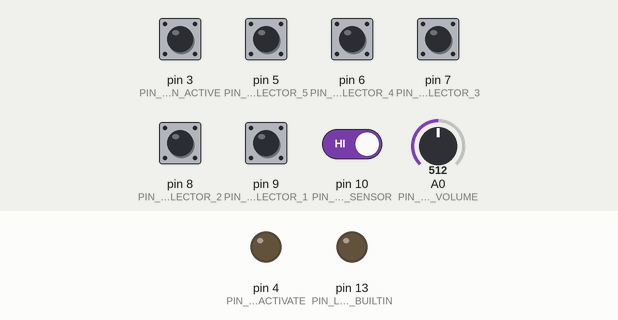
A program run on a simulated Arduino Pro Mini, built with avr-gcc and run on an emulated ATmega328P. On the bench: output pins drawn as LEDs (lit = HIGH). Dashed ring = blinking. Inputs (shaded band) come from the test bench; at power-on: pin 3 (PIN_BUTTON_ACTIVE), pin 5 (PIN_SELECTOR_5), pin 6 (PIN_SELECTOR_4), pin 7 (PIN_SELECTOR_3), pin 8 (PIN_SELECTOR_2), pin 9 (PIN_SELECTOR_1), pin 10 (PIN_SWITCH_SENSOR) HIGH, A0 (PIN_POT_VOLUME) = 512. Random numbers use the default seed unless the program sets one; what the program prints to the serial monitor is not drawn.

Above: at 2.2 s.
2.3 s: pin 3 (PIN_BUTTON_ACTIVE) pulled LOW for 0.15 s
At 3.6 s:
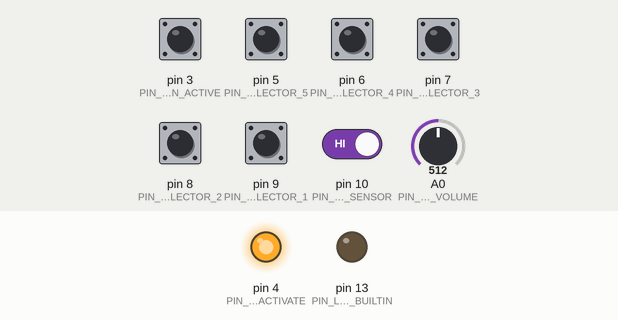
5.8 s: pin 3 (PIN_BUTTON_ACTIVE) pulled LOW for 1 s
At 6.3 s:
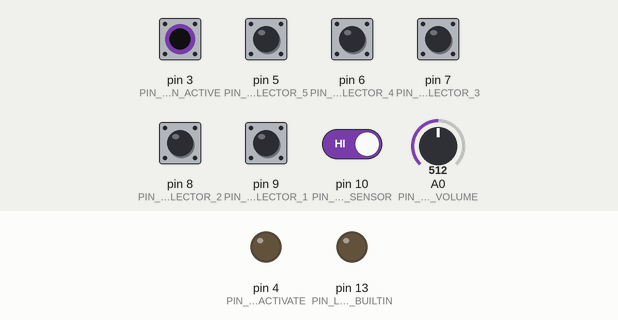
9.8 s: pin 3 (PIN_BUTTON_ACTIVE) pulsed LOW 5 times (0.12 s each, 0.3 s apart)
At 9.95 s:
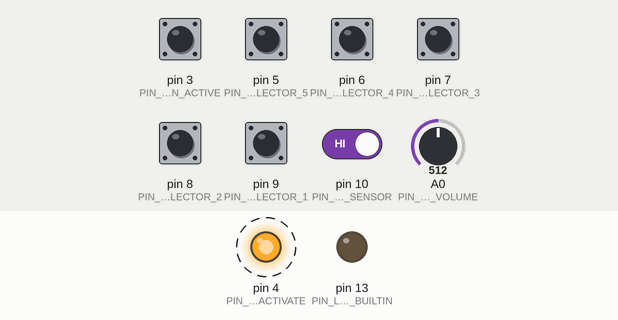
Timing chart, 0 to 12.8 s (numbered marks = the images above; inputs shaded):
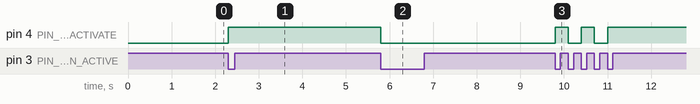

The program:

main.cpp
```cpp
#include <Arduino.h>
/*
  Gymotivator

  Reuben Strangelove
  Summer 2020

  Device plays motivational platitudes at interval and/or when the device detects the lights turning on.

  MCU: Arduino Mini (ATmega328P)
    Powered by 3.3v (XY-V17B 3.3v output supply)

  Sound module: XY-V17B
    Powered by 5.0v
    3.3v out by onboard LDO, 100ma
    Set up to use UART (9600 BAUD) for control
    3.3v TTL required (UART)

  Light sensor:

  Notes:
    The first sound file (sorted by alphabetical order) is reserved for only when the device detects the amblient lights turning on.

    Next version needs to have a light sensitivity adjustment for user setup.
*/

#define PIN_PHOTO_RESISTOR A1
#define PIN_POT_VOLUME A0
#define PIN_SWITCH_SENSOR 10
#define PIN_BUTTON_ACTIVE 3
#define PIN_SELECTOR_1 9
#define PIN_SELECTOR_2 8
#define PIN_SELECTOR_3 7
#define PIN_SELECTOR_4 6
#define PIN_SELECTOR_5 5
#define PIN_LED_BUILTIN 13

#define PIN_LED_ACTIVATE 4

const int lightLevelTrigger = 185;     // Note: found by trial and error. Light sensor value negatively correlates to light brightness.
const int numberOfSoundsAvailable = 9; // Number of all sounds including reserved first sound.
const int lengthOfFirstSoundMs = 7000; // Play length of the first sound in milliseconds plus one more second.

#include <JC_Button.h>	// https://github.com/JChristensen/JC_Button
Button buttonActivate(PIN_BUTTON_ACTIVE);

// Play the sound by number.
// The number of the sound is the sounds's place when the sounds in memory are sorted alphabetically.
void playSoundOnModule(byte s)
{
  Serial.write(0xAA);
  Serial.write(0x07);
  Serial.write(0x02);
  Serial.write(s >> 8);
  Serial.write(s & 0x00FF);
  Serial.write((0xAA + 0x07 + 0x02 + (s >> 8) + (s & 0x00FF)) & 0x00FF);
}

// set volume: 0 = min; 30 = max per XY-V17B specifications
void setVolume(unsigned int volume)
{
  if (volume > 30)
    volume = 30;
  Serial.write(0xAA);
  Serial.write(0x13);
  Serial.write(0x01);
  Serial.write(volume);
  Serial.write((0xAA + 0x13 + 0x01 + volume) & 0x00FF);
}

void stopPlayback()
{
  Serial.write(0xAA);
  Serial.write(0x04);
  Serial.write(0x00);
  Serial.write(0xAE);
}

void playSound()
{
  const int numberOfSoundsToCheck = 3;
  static int previousSounds[numberOfSoundsToCheck];

  while (1)
  {
    digitalWrite(PIN_LED_BUILTIN, HIGH);

    int randomSound = random(2, numberOfSoundsAvailable + 1);

    // check if random sound is in the list of previously played sounds.
    bool matchFoundFlag = false;
    for (int i = 0; i < numberOfSoundsToCheck; i++)
    {
      if (previousSounds[i] == randomSound)
      {
        matchFoundFlag = true;
      }
    }

    // if a match is not found, then store and play the sound.
    if (matchFoundFlag == false)
    {
      // rotate the sound buffer.
      for (int i = 0; i < numberOfSoundsToCheck - 1; i++)
      {
        previousSounds[i] = previousSounds[i + 1];
      }

      previousSounds[numberOfSoundsToCheck - 1] = randomSound;

      playSoundOnModule(randomSound);

      break;
    }
  }

  digitalWrite(PIN_LED_BUILTIN, LOW);
}

void setup()
{

  Serial.begin(9600);

  delay(1000); // Allow the XY-V17B sound module time to startup

  pinMode(PIN_PHOTO_RESISTOR, INPUT);
  pinMode(PIN_POT_VOLUME, INPUT);
  pinMode(PIN_SWITCH_SENSOR, INPUT);
  pinMode(PIN_SELECTOR_1, INPUT);
  pinMode(PIN_SELECTOR_2, INPUT);
  pinMode(PIN_SELECTOR_3, INPUT);
  pinMode(PIN_SELECTOR_4, INPUT);
  pinMode(PIN_SELECTOR_5, INPUT);
  pinMode(PIN_BUTTON_ACTIVE, INPUT);
  pinMode(PIN_LED_ACTIVATE, OUTPUT);
  pinMode(PIN_LED_BUILTIN, OUTPUT);

  digitalWrite(PIN_SELECTOR_1, HIGH);
  digitalWrite(PIN_SELECTOR_2, HIGH);
  digitalWrite(PIN_SELECTOR_3, HIGH);
  digitalWrite(PIN_SELECTOR_4, HIGH);
  digitalWrite(PIN_SELECTOR_5, HIGH);
  digitalWrite(PIN_SWITCH_SENSOR, HIGH);

  buttonActivate.begin();
}

void loop()
{
  static unsigned long delayMillis;
  static unsigned long soundDelay;
  static bool activeState = false;

  // Read activate button.
  buttonActivate.read();
  if (buttonActivate.wasPressed())
  {
    activeState = !activeState;
    if (activeState)
    {
      delayMillis = millis();
      playSound();
    }
  }

  // Turn on/off activate LED.
  digitalWrite(PIN_LED_ACTIVATE, activeState);

  // Set delay.
  if (digitalRead(PIN_SELECTOR_1) == 0)
    soundDelay = random(30000, 900000);
  else if (digitalRead(PIN_SELECTOR_2) == 0)
    soundDelay = 30000;
  else if (digitalRead(PIN_SELECTOR_3) == 0)
    soundDelay = 60000;
  else if (digitalRead(PIN_SELECTOR_4) == 0)
    soundDelay = 300000;
  else if (digitalRead(PIN_SELECTOR_5) == 0)
    soundDelay = 900000;
  else
    soundDelay = 500;

  // Play sound.
  if (activeState)
  {
    if ((delayMillis + soundDelay) < millis())
    {
      delayMillis = millis();
      playSound();
    }
  }

  // Set volume.
  static int oldVolume;
  int volumeReading = 1023 - analogRead(PIN_POT_VOLUME);
  int volume = map(volumeReading, 0, 1023, 10, 30);
  if (volume != oldVolume)
  {
    oldVolume = volume;
    setVolume(volume);
  }

  // Detect light changes.
  // Light sensor value negatively correlated to light brightness.
  static int previousLightReading;
  if (digitalRead(PIN_SWITCH_SENSOR) == 0)
  {
    int lightReading = 1023 - analogRead(PIN_PHOTO_RESISTOR);

    // Light reading mapped for easy debugging via UART.
    lightReading = map(lightReading, 0, 1023, 0, 255);

    if (previousLightReading >= lightLevelTrigger && lightReading < lightLevelTrigger)
    {
      if (!activeState)
      {
        playSoundOnModule(1);
        delayMillis = millis();
        activeState = true;
      }
    }

    // Add delay before turning off the device when the lights dim.
    static unsigned long delayedReactionMillis;
    if (lightReading < lightLevelTrigger)
    {
      delayedReactionMillis = millis();
    }
    else
    {
      if ((delayedReactionMillis + 3000) < millis())
      {
        activeState = false;
      }
    }

    // Calibration data.
    // Serial.write(lightReading);
    // delay(1000);

    previousLightReading = lightReading;
  }
}
```

Measured:
- after the input at 2.3 s, pin 4 (PIN_LED_ACTIVATE): LOW → HIGH at once
- after the input at 5.8 s, pin 4 (PIN_LED_ACTIVATE): HIGH → LOW at once
- after the input at 9.8 s, pin 4 (PIN_LED_ACTIVATE): alternates HIGH for 0.30 s and LOW for 0.30 s, 5 changes in all, then stays HIGH, starting at once
